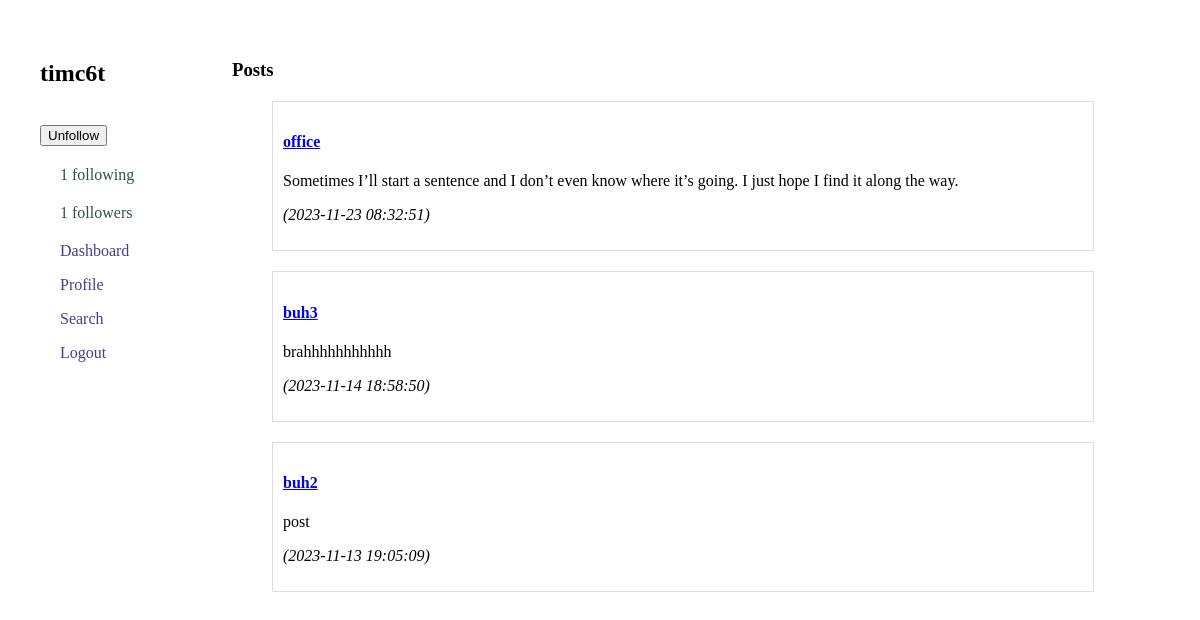
Page /profile.php?user_id=523 (signed in) on the committed database.
### tables this page shows
CREATE TABLE `texts` (
  `text_id` int(11) NOT NULL,
  `user_id` int(11) DEFAULT NULL,
  `title` varchar(255) DEFAULT NULL,
  `content` text NOT NULL,
  `is_public` tinyint(1) DEFAULT 1,
  `created_at` timestamp NOT NULL DEFAULT current_timestamp()
);

### profile.php (the view, shortened to what this page needs)
<?php
require_once "config.php";
$user_id = isset($_GET['user_id']) ? $_GET['user_id'] : $_SESSION["user_id"];
$username = $profile_image = $profile_username = "";
$sql_profile = "SELECT username, profile_image FROM users WHERE user_id = ?";
if ($stmt_profile = mysqli_prepare($link, $sql_profile)) {
    mysqli_stmt_bind_param($stmt_profile, "i", $user_id);
    if (mysqli_stmt_execute($stmt_profile)) {
        mysqli_stmt_bind_result($stmt_profile, $profile_username, $profile_image);
    } else {
        $err = "Something went wrong.";
    }
} else {
    $err = "Something went wrong preparing your profile." . mysqli_error($link);
}
$follow_user_id = isset($_GET['user_id']) ? $_GET['user_id'] : null;
$profile_user_posts = [];
$sql_user_posts = "SELECT text_id, title, content, created_at
                   FROM texts
                   WHERE user_id = ?
                   ORDER BY created_at DESC";
if ($stmt_user_posts = mysqli_prepare($link, $sql_user_posts)) {
    mysqli_stmt_bind_param($stmt_user_posts, "i", $user_id);
    if (mysqli_stmt_execute($stmt_user_posts)) {
        $result_user_posts = mysqli_stmt_get_result($stmt_user_posts);
        $profile_user_posts = mysqli_fetch_all($result_user_posts, MYSQLI_ASSOC);
    } else {
        echo "Error fetching user's posts: " . mysqli_error($link);
    }
} else {
    echo "Error preparing your posts' query: " . mysqli_error($link);
}
function isFollowing($link, $follower_id, $following_id) {
    $sql = "SELECT *
            FROM follows
            WHERE follower_id = ? AND following_id = ?";
    $stmt = mysqli_prepare($link, $sql);
    if ($stmt) {
        mysqli_stmt_bind_param($stmt, "ii", $follower_id, $following_id);
        mysqli_stmt_execute($stmt);
        mysqli_stmt_store_result($stmt);
        $result = mysqli_stmt_num_rows($stmt);
        return $result > 0;
    } else {
        return false;
    }
}
function getFollowing($link, $user_id) {
    $following = [];
    $sql = "SELECT u.user_id, u.username, u.profile_image
            FROM follows f
            INNER JOIN users u ON f.following_id = u.user_id
            WHERE f.follower_id = ?";
    $stmt = mysqli_prepare($link, $sql);
    if ($stmt) {
        mysqli_stmt_bind_param($stmt, "i", $user_id);
        mysqli_stmt_execute($stmt);
        $result = mysqli_stmt_get_result($stmt);
        while ($row = mysqli_fetch_assoc($result)) {
            $following[] = $row;
        }
    }
    return $following;
}
function getFollowers($link, $user_id)
{
    $followers = [];
    $sql = "SELECT u.user_id, u.username, u.profile_image
            FROM follows f
            INNER JOIN users u ON f.follower_id = u.user_id
            WHERE f.following_id = ?";
    $stmt = mysqli_prepare($link, $sql);
    if ($stmt) {
        mysqli_stmt_bind_param($stmt, "i", $user_id);
        mysqli_stmt_execute($stmt);
        $result = mysqli_stmt_get_result($stmt);
        while ($row = mysqli_fetch_assoc($result)) {
            $followers[] = $row;
        }
    }
    return $followers;
}
?>
<!DOCTYPE html>
<html lang="en">
<head>
    <link rel="stylesheet" href="styles.css">
</head>
<body class="body">
    <div id="profile-navbar">
        <?php
            echo "<h2>$profile_username</h2><br>";
            if ($user_id != $_SESSION['user_id'] && $follow_user_id !== null) {
                if (!isFollowing($link, $_SESSION['user_id'], $follow_user_id)) {
                    echo "<form method='POST' action='follow_func.php'>";
                    echo "<input type='hidden' name='follow_user_id' value='$follow_user_id'>";
                    echo "<input type='hidden' name='follow' value='true'>";
                    echo "<input type='submit' value='Follow'>";
                    echo "</form>";
                } else {
                    echo "<form method='POST' action='follow_func.php'>";
                    echo "<input type='submit' value='Unfollow'>";
                    echo "</form>";
                }
            }
            $following_count = count(getFollowing($link, $user_id));
            echo "<div id='following'>";
            echo "<p><a class='no-line' href='follows.php?user_id=$user_id'>$following_count following</a></p>";
            echo "</div>";
            $follower_count = count(getFollowers($link, $user_id));
            echo "<div id='followerss'>";
            echo "<p><a class='no-line' href='follows.php?user_id=$user_id'>$follower_count followers</a></p>";
            echo "</div>";
        ?>
        <div id="navbar">
            <p><a class="no-line-navbar" href="dashboard.php">Dashboard</a></p>
            <p><a class="no-line-navbar" href="profile.php?user_id=<?php echo $user_id; ?>">Profile</a></p>
            <p><a class="no-line-navbar" href="search.php">Search</a></p>
            <p><a class="no-line-navbar" href="logout.php">Logout</a></p>
        </div>
    </div>
    <div id="posts-profile">
        <h3>Posts</h3>
        <div class="indent">
            <?php
                foreach ($profile_user_posts as $post) {
                    $post_id = $post["text_id"];
                    $post_title = $post["title"];
                    $post_content = $post["content"];
                    $post_creation = $post["created_at"];
                    echo "<div style='border: 1px solid #ddd; padding: 10px; margin-bottom: 10px;'>";
                    echo "<h4><a href='posts.php?user_id=$user_id&text_id=$post_id'>$post_title</a></h4>";
                    echo "<p>$post_content</p>";
                    echo "<p><em>($post_creation)</em></p>";
                    echo "</div>";
                }
            ?>
        </div>
    </div>
</body>
</html>

### styles.css (style rules this page uses)
.body { display: flex; justify-content: space-between; margin: 20px; }
.no-line { text-decoration: none; color: darkslategray; }
#profile-navbar { flex: 1; }
.no-line-navbar { text-decoration: none; color: darkslateblue }
#posts-profile { width: 80%; }
.indent { margin-right: 5%; margin-left: 20px; }
div { margin: 20px; }

### rows in the picture
texts: title "office", content "Sometimes I’ll start a sentence and I don’t even know where it’s going. I just hope I find it along the way.", created_at "2023-11-23 08:32:51"
texts: title "buh3", content "brahhhhhhhhhhh", created_at "2023-11-14 18:58:50"
texts: title "buh2", content "post", created_at "2023-11-13 19:05:09"

### other values in the picture
$profile_username "timc6t"
$following_count "1"
$follower_count "1"
